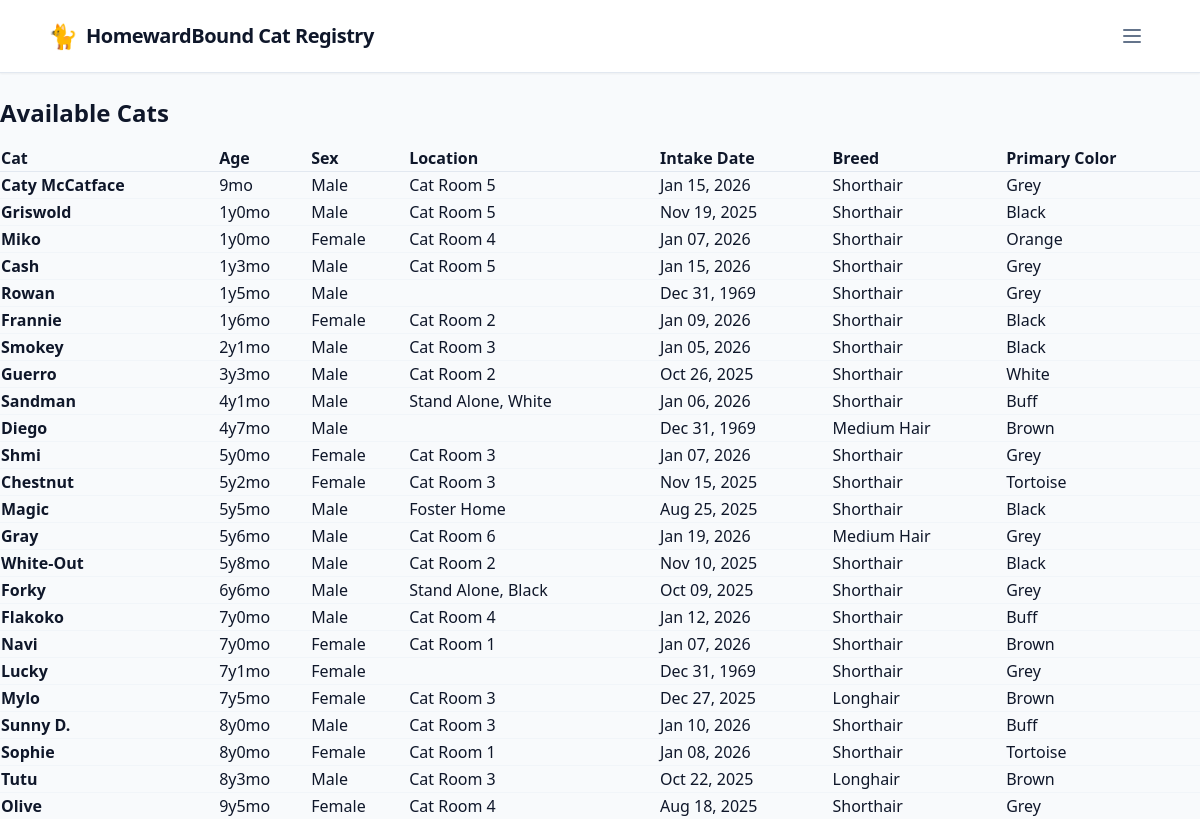
Before: /report/ with the older database file.
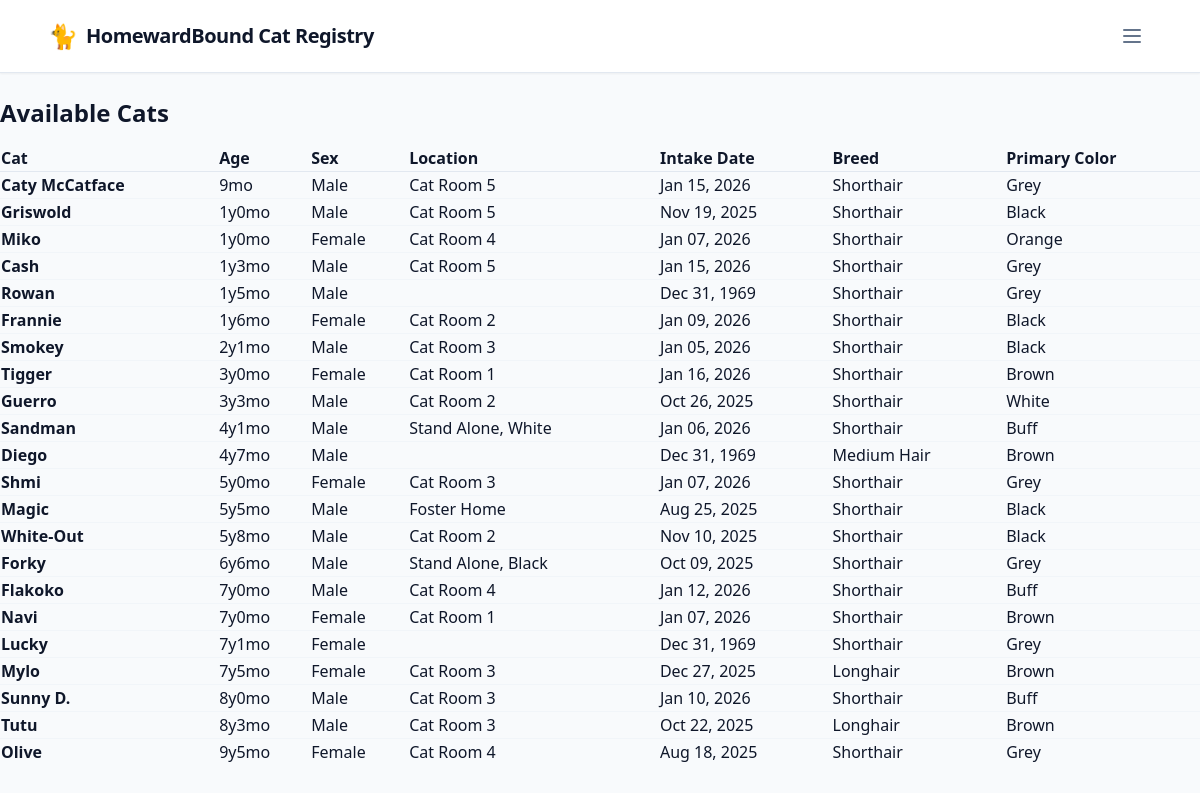
After: the same page with the newer database file.
### cats/models.py (models this page shows)
class Cat(models.Model):
    image_cy = models.CharField(max_length=20, primary_key=True)
    name = models.CharField(max_length=100)
    sex = models.CharField(max_length=10, default="Unknown")
    birthday = models.DateField(null=True, blank=True, default=timezone.now)
    breed = models.CharField(max_length=25, default="Unknown")
    primary_color = models.CharField(max_length=25, default="Unknown")
    intake_date = models.DateField(null=True, blank=True, default=timezone.now)
    location = models.CharField(max_length=25, default="Unknown")
    image_url = models.URLField()
    image = models.ImageField(upload_to='cats/', null=True, blank=True)
    first_seen = models.DateTimeField()
    last_seen = models.DateTimeField()
    last_updated = models.DateTimeField(auto_now=True)
    status = models.CharField(
        max_length=20,
        choices=CatStatus.choices,
        default=CatStatus.AVAILABLE,
    )
    objects = ItemQuerySet.as_manager()
    @property
    def age(self):
        if not self.birthday:
            return "Unknown"
        today = timezone.now().date()
        diff = today - cast(date, self.birthday)
        years = diff.days // 365
        months = (diff.days % 365) // 30
        if years < 1:
            return f"{months}mo"
        return f"{years}y{months}mo"
    @property
    def clean_breed(self):
        substring_to_remove = "Domestic "
        if self.breed:
            return self.breed.replace(substring_to_remove, "").strip()
        return self.breed

### cats/views.py (the view)
# urls.py: path("report/", views.report_view, name="report"),
def report_view(request):
    cats = Cat.objects.filter(
        Q(status=CatStatus.AVAILABLE) |
        Q(status=CatStatus.NEW)
        ).order_by("-birthday", "name")
    context = {
        "cats": cats,
    }
    return render(request, "cats/report.html", context)

### cats/templates/cats/report.html (shortened to what this page needs)
{% extends 'cats/base.html' %} {% load static %}
{% block content %}
<h1 class="text-2xl font-bold mb-4">Available Cats</h1>
<table class="w-full text-left border-collapse" id="report-table" media="all">
    <thead class="bg-slate-50 border-b border-slate-200">
        <tr>
            <th class="column-header">
                <a> Cat </a>
            </th>
            <th class="column-header">
                <a> Age </a>
            </th>
            <th class="column-header">
                <a> Sex </a>
            </th>
            <th class="column-header">
                <a> Location </a>
            </th>
            <th class="column-header">
                <a> Intake Date </a>
            </th>
            <th class="column-header">
                <a> Breed </a>
            </th>
            <th class="column-header">
                <a> Primary Color </a>
            </th>
        </tr>
    </thead>
    <tbody id="report-body" class="divide-y divide-slate-100">
        {% for cat in cats %}
        <tr>
            <td class="font-bold">
                {{ cat.name }}
            </td>
            <td>{{ cat.age }}</td>
            <td>{{ cat.sex }}</td>
            <td>
                {{ cat.location }}
            </td>
            <td>
                {{ cat.intake_date|date:"M d, Y" }}
            </td>
            <td >{{ cat.clean_breed }}</td>
            <td >{{ cat.primary_color }}</td>
        </tr>
        {% empty %}
        <tr>
            <td colspan="11" class="p-8 text-center text-slate-400">
                No cats found in this category.
            </td>
        </tr>
        {% endfor %}
    </tbody>
</table>
{% endblock %}

Changed rows visible on the page:
no longer on this page (row edited): Cat: name "Chestnut", age "5y2mo", sex "Female", location "Cat Room 3", intake_date "Nov 15, 2025", clean_breed "Shorthair", primary_color "Tortoise"
no longer on this page (row edited): Cat: name "Gray", age "5y6mo", sex "Male", location "Cat Room 6", intake_date "Jan 19, 2026", clean_breed "Medium Hair", primary_color "Grey"
no longer on this page (row edited): Cat: name "Sophie", age "8y0mo", sex "Female", location "Cat Room 1", intake_date "Jan 08, 2026", clean_breed "Shorthair", primary_color "Tortoise"
added Cat: name "Tigger", age "3y0mo", sex "Female", location "Cat Room 1", intake_date "Jan 16, 2026", clean_breed "Shorthair", primary_color "Brown"
